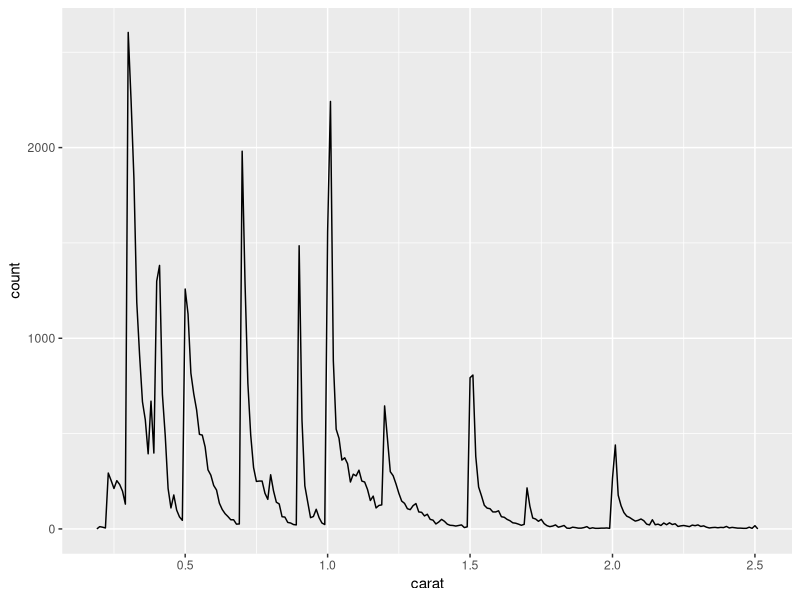
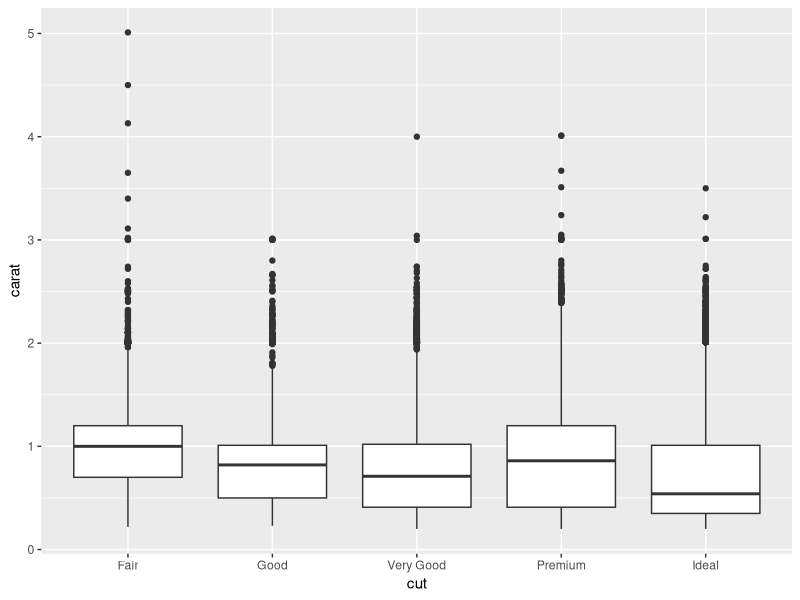
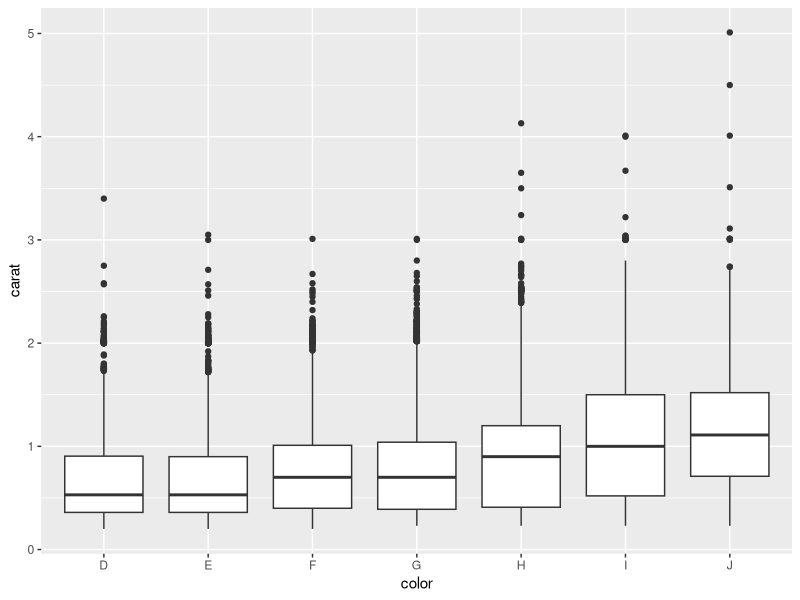
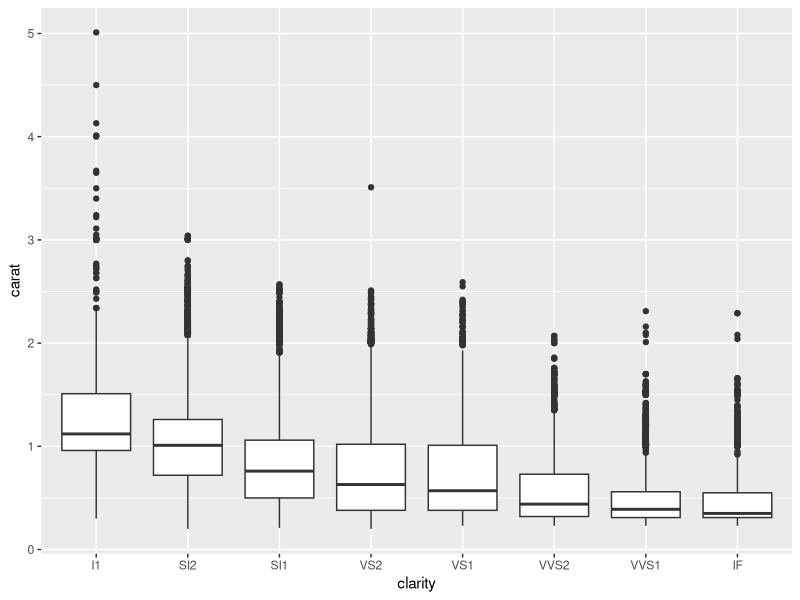
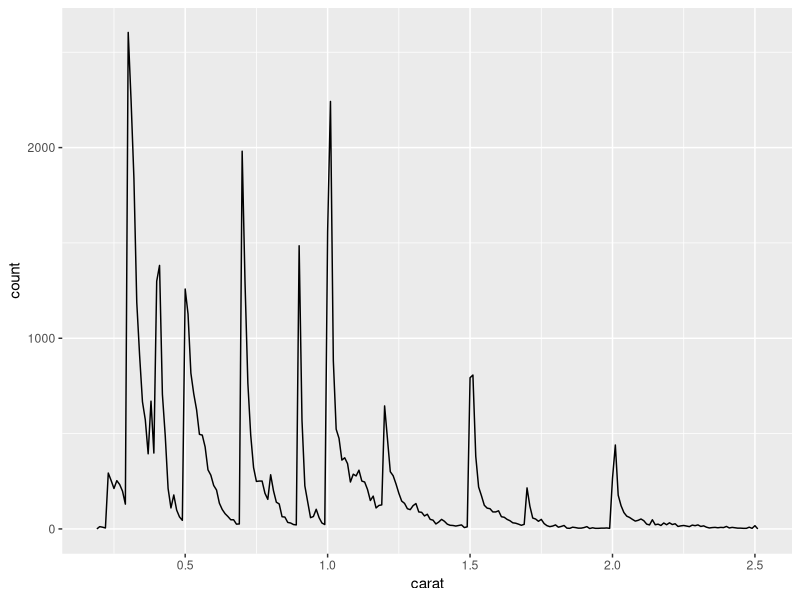
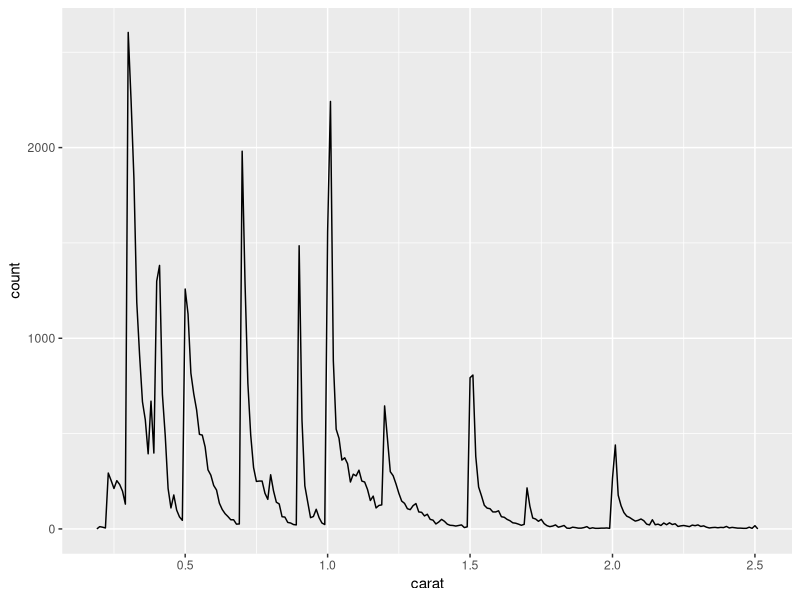
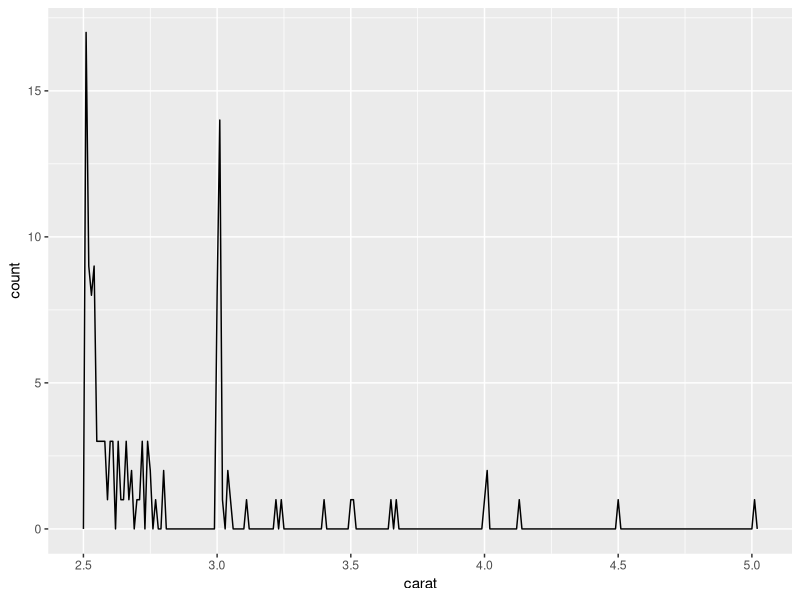

Generate these figures, in order, with R:
## ---- chunk 1
library(ggplot2)
library(dplyr)

smaller <- diamonds %>% 
  filter(carat <= 2.5)
## ---- chunk 2
smaller %>% 
  ggplot(aes(carat)) + 
  geom_freqpoly(binwidth = 0.01)
## ---- chunk 3


diamonds %>% 
  ggplot(aes(cut, carat)) +
  geom_boxplot()

diamonds %>% 
  ggplot(aes(color, carat)) +
  geom_boxplot()

diamonds %>% 
  ggplot(aes(clarity, carat)) +
  geom_boxplot()


## ---- chunk 4
library(ggplot2)
library(dplyr)

smaller <- diamonds %>% 
  filter(carat <= 2.5)
## ---- chunk 5
smaller %>% 
  ggplot(aes(carat)) + 
  geom_freqpoly(binwidth = 0.01)
## ---- chunk 6

diamonds1 <- diamonds %>% 
  arrange(desc(carat)) 

# sort the diamonds dataset by carat
## ---- chunk 7

diamonds1[1:20,] %>% 
  select(carat, cut, clarity, color, price)

## ---- chunk 8

comma <- function(x) format(x, digits = 2, big.mark = ",")

diamonds %>% 
  mutate( price = comma(price)) #every other metrics than price looks good to me..


## ---- chunk 9

#a 

diamonds %>% 
  print()

lubridate::now()


## ---- chunk 10
#b

smaller <- diamonds %>% 
  filter(carat <= 2.5) %>% 
  print()

lubridate::now()


## ---- chunk 11
#c

bigger <- diamonds %>% 
  filter(carat > 2.5) %>% 
  print()

lubridate::now()


## ---- chunk 12
#d

smaller %>% 
  ggplot(aes(carat)) +
  geom_freqpoly(binwidth = 0.01)

bigger %>% 
  ggplot(aes(carat)) +
  geom_freqpoly(binwidth = 0.01)

